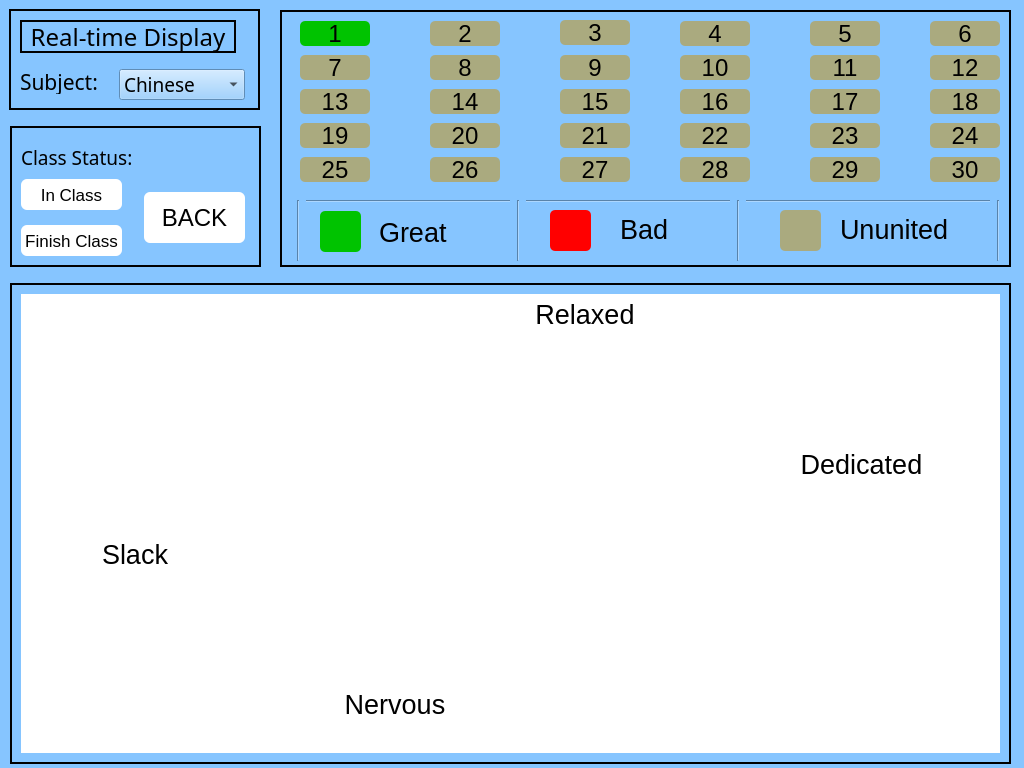
<?xml version="1.0" encoding="UTF-8"?>
<ui version="4.0">
 <class>Teacher_Dialog</class>
 <widget class="QDialog" name="Teacher_Dialog">
  <property name="geometry">
   <rect>
    <x>0</x>
    <y>0</y>
    <width>1024</width>
    <height>768</height>
   </rect>
  </property>
  <property name="windowTitle">
   <string>Dialog</string>
  </property>
  <property name="styleSheet">
   <string notr="true">background-color: rgb(134, 197, 255);</string>
  </property>
  <widget class="QFrame" name="frame">
   <property name="geometry">
    <rect>
     <x>280</x>
     <y>10</y>
     <width>731</width>
     <height>257</height>
    </rect>
   </property>
   <property name="frameShape">
    <enum>QFrame::Box</enum>
   </property>
   <property name="frameShadow">
    <enum>QFrame::Plain</enum>
   </property>
   <property name="lineWidth">
    <number>2</number>
   </property>
   <widget class="QPushButton" name="pushButton">
    <property name="geometry">
     <rect>
      <x>20</x>
      <y>11</y>
      <width>70</width>
      <height>25</height>
     </rect>
    </property>
    <property name="font">
     <font>
      <family>Arial</family>
      <pointsize>18</pointsize>
     </font>
    </property>
    <property name="styleSheet">
     <string notr="true">color:rgb(0,0,0);
	border-radius:5px;
	background-color:rgb(0, 195, 0);
	font-family:Arial;
</string>
    </property>
    <property name="text">
     <string>1</string>
    </property>
   </widget>
   <widget class="QPushButton" name="pushButton_2">
    <property name="geometry">
     <rect>
      <x>150</x>
      <y>11</y>
      <width>70</width>
      <height>25</height>
     </rect>
    </property>
    <property name="font">
     <font>
      <family>Arial</family>
      <pointsize>18</pointsize>
     </font>
    </property>
    <property name="styleSheet">
     <string notr="true">color:rgb(0,0,0);
	border-radius:5px;
background-color: rgb(170, 170, 127);
	font-family:Arial;</string>
    </property>
    <property name="text">
     <string>2</string>
    </property>
   </widget>
   <widget class="QPushButton" name="pushButton_274">
    <property name="geometry">
     <rect>
      <x>650</x>
      <y>113</y>
      <width>70</width>
      <height>25</height>
     </rect>
    </property>
    <property name="font">
     <font>
      <family>Arial</family>
      <pointsize>18</pointsize>
     </font>
    </property>
    <property name="styleSheet">
     <string notr="true">color:rgb(0,0,0);
	border-radius:5px;
background-color: rgb(170, 170, 127);
	font-family:Arial;
</string>
    </property>
    <property name="text">
     <string>24</string>
    </property>
   </widget>
   <widget class="QPushButton" name="pushButton_32">
    <property name="geometry">
     <rect>
      <x>40</x>
      <y>201</y>
      <width>41</width>
      <height>41</height>
     </rect>
    </property>
    <property name="styleSheet">
     <string notr="true">color:rgb(255,255,255);
	border-radius:5px;
	background-color:rgb(0, 195, 0);
	font-family:Arial;
</string>
    </property>
    <property name="text">
     <string/>
    </property>
   </widget>
   <widget class="Line" name="line">
    <property name="geometry">
     <rect>
      <x>19</x>
      <y>181</y>
      <width>701</width>
      <height>20</height>
     </rect>
    </property>
    <property name="orientation">
     <enum>Qt::Horizontal</enum>
    </property>
   </widget>
   <widget class="QLabel" name="label_4">
    <property name="geometry">
     <rect>
      <x>99</x>
      <y>202</y>
      <width>76</width>
      <height>41</height>
     </rect>
    </property>
    <property name="font">
     <font>
      <pointsize>20</pointsize>
      <weight>50</weight>
      <bold>false</bold>
     </font>
    </property>
    <property name="text">
     <string>Great</string>
    </property>
   </widget>
   <widget class="Line" name="line_2">
    <property name="geometry">
     <rect>
      <x>230</x>
      <y>190</y>
      <width>16</width>
      <height>61</height>
     </rect>
    </property>
    <property name="orientation">
     <enum>Qt::Vertical</enum>
    </property>
   </widget>
   <widget class="Line" name="line_7">
    <property name="geometry">
     <rect>
      <x>10</x>
      <y>190</y>
      <width>16</width>
      <height>61</height>
     </rect>
    </property>
    <property name="orientation">
     <enum>Qt::Vertical</enum>
    </property>
   </widget>
   <widget class="Line" name="line_6">
    <property name="geometry">
     <rect>
      <x>710</x>
      <y>190</y>
      <width>16</width>
      <height>61</height>
     </rect>
    </property>
    <property name="orientation">
     <enum>Qt::Vertical</enum>
    </property>
   </widget>
   <widget class="QLabel" name="label_6">
    <property name="geometry">
     <rect>
      <x>340</x>
      <y>199</y>
      <width>53</width>
      <height>41</height>
     </rect>
    </property>
    <property name="font">
     <font>
      <pointsize>20</pointsize>
      <weight>50</weight>
      <bold>false</bold>
     </font>
    </property>
    <property name="text">
     <string>Bad</string>
    </property>
   </widget>
   <widget class="QPushButton" name="pushButton_33">
    <property name="geometry">
     <rect>
      <x>270</x>
      <y>200</y>
      <width>41</width>
      <height>41</height>
     </rect>
    </property>
    <property name="styleSheet">
     <string notr="true">color:rgb(255,255,255);
	border-radius:5px;
	background-color:rgb(255, 0, 0);
	font-family:Arial;
</string>
    </property>
    <property name="text">
     <string/>
    </property>
   </widget>
   <widget class="Line" name="line_5">
    <property name="geometry">
     <rect>
      <x>450</x>
      <y>190</y>
      <width>16</width>
      <height>61</height>
     </rect>
    </property>
    <property name="orientation">
     <enum>Qt::Vertical</enum>
    </property>
   </widget>
   <widget class="QPushButton" name="pushButton_34">
    <property name="geometry">
     <rect>
      <x>500</x>
      <y>200</y>
      <width>41</width>
      <height>41</height>
     </rect>
    </property>
    <property name="styleSheet">
     <string notr="true">color:rgb(255,255,255);
	border-radius:5px;
background-color: rgb(170, 170, 127);
	font-family:Arial;
</string>
    </property>
    <property name="text">
     <string/>
    </property>
   </widget>
   <widget class="QLabel" name="label_7">
    <property name="geometry">
     <rect>
      <x>560</x>
      <y>199</y>
      <width>123</width>
      <height>41</height>
     </rect>
    </property>
    <property name="font">
     <font>
      <pointsize>20</pointsize>
      <weight>50</weight>
      <bold>false</bold>
     </font>
    </property>
    <property name="text">
     <string>Ununited</string>
    </property>
   </widget>
   <widget class="QPushButton" name="pushButton_3">
    <property name="geometry">
     <rect>
      <x>280</x>
      <y>10</y>
      <width>70</width>
      <height>25</height>
     </rect>
    </property>
    <property name="font">
     <font>
      <family>Arial</family>
      <pointsize>18</pointsize>
     </font>
    </property>
    <property name="styleSheet">
     <string notr="true">color:rgb(0,0,0);
	border-radius:5px;
background-color: rgb(170, 170, 127);
	font-family:Arial;
</string>
    </property>
    <property name="text">
     <string>3</string>
    </property>
   </widget>
   <widget class="QPushButton" name="pushButton_9">
    <property name="geometry">
     <rect>
      <x>280</x>
      <y>45</y>
      <width>70</width>
      <height>25</height>
     </rect>
    </property>
    <property name="font">
     <font>
      <family>Arial</family>
      <pointsize>18</pointsize>
     </font>
    </property>
    <property name="styleSheet">
     <string notr="true">color:rgb(0,0,0);
	border-radius:5px;
background-color: rgb(170, 170, 127);
	font-family:Arial;
</string>
    </property>
    <property name="text">
     <string>9</string>
    </property>
   </widget>
   <widget class="QPushButton" name="pushButton_10">
    <property name="geometry">
     <rect>
      <x>400</x>
      <y>45</y>
      <width>70</width>
      <height>25</height>
     </rect>
    </property>
    <property name="font">
     <font>
      <family>Arial</family>
      <pointsize>18</pointsize>
     </font>
    </property>
    <property name="styleSheet">
     <string notr="true">color:rgb(0,0,0);
	border-radius:5px;
background-color: rgb(170, 170, 127);
	font-family:Arial;
</string>
    </property>
    <property name="text">
     <string>10</string>
    </property>
   </widget>
   <widget class="QPushButton" name="pushButton_11">
    <property name="geometry">
     <rect>
      <x>530</x>
      <y>45</y>
      <width>70</width>
      <height>25</height>
     </rect>
    </property>
    <property name="font">
     <font>
      <family>Arial</family>
      <pointsize>18</pointsize>
     </font>
    </property>
    <property name="styleSheet">
     <string notr="true">color:rgb(0,0,0);
	border-radius:5px;
background-color: rgb(170, 170, 127);
	font-family:Arial;
</string>
    </property>
    <property name="text">
     <string>11</string>
    </property>
   </widget>
   <widget class="QPushButton" name="pushButton_12">
    <property name="geometry">
     <rect>
      <x>650</x>
      <y>45</y>
      <width>70</width>
      <height>25</height>
     </rect>
    </property>
    <property name="font">
     <font>
      <family>Arial</family>
      <pointsize>18</pointsize>
     </font>
    </property>
    <property name="styleSheet">
     <string notr="true">color:rgb(0,0,0);
	border-radius:5px;
background-color: rgb(170, 170, 127);
	font-family:Arial;
</string>
    </property>
    <property name="text">
     <string>12</string>
    </property>
   </widget>
   <widget class="QPushButton" name="pushButton_13">
    <property name="geometry">
     <rect>
      <x>400</x>
      <y>11</y>
      <width>70</width>
      <height>25</height>
     </rect>
    </property>
    <property name="font">
     <font>
      <family>Arial</family>
      <pointsize>18</pointsize>
     </font>
    </property>
    <property name="styleSheet">
     <string notr="true">color:rgb(0,0,0);
	border-radius:5px;
background-color: rgb(170, 170, 127);
	font-family:Arial;
</string>
    </property>
    <property name="text">
     <string>4</string>
    </property>
   </widget>
   <widget class="QPushButton" name="pushButton_14">
    <property name="geometry">
     <rect>
      <x>650</x>
      <y>11</y>
      <width>70</width>
      <height>25</height>
     </rect>
    </property>
    <property name="font">
     <font>
      <family>Arial</family>
      <pointsize>18</pointsize>
     </font>
    </property>
    <property name="styleSheet">
     <string notr="true">color:rgb(0,0,0);
	border-radius:5px;
background-color: rgb(170, 170, 127);
	font-family:Arial;
</string>
    </property>
    <property name="text">
     <string>6</string>
    </property>
   </widget>
   <widget class="QPushButton" name="pushButton_18">
    <property name="geometry">
     <rect>
      <x>530</x>
      <y>11</y>
      <width>70</width>
      <height>25</height>
     </rect>
    </property>
    <property name="font">
     <font>
      <family>Arial</family>
      <pointsize>18</pointsize>
     </font>
    </property>
    <property name="styleSheet">
     <string notr="true">color:rgb(0,0,0);
	border-radius:5px;
background-color: rgb(170, 170, 127);
	font-family:Arial;
</string>
    </property>
    <property name="text">
     <string>5</string>
    </property>
   </widget>
   <widget class="QPushButton" name="pushButton_25">
    <property name="geometry">
     <rect>
      <x>20</x>
      <y>45</y>
      <width>70</width>
      <height>25</height>
     </rect>
    </property>
    <property name="font">
     <font>
      <family>Arial</family>
      <pointsize>18</pointsize>
     </font>
    </property>
    <property name="styleSheet">
     <string notr="true">color:rgb(0,0,0);
	border-radius:5px;
background-color: rgb(170, 170, 127);
	font-family:Arial;
</string>
    </property>
    <property name="text">
     <string>7</string>
    </property>
   </widget>
   <widget class="QPushButton" name="pushButton_26">
    <property name="geometry">
     <rect>
      <x>150</x>
      <y>45</y>
      <width>70</width>
      <height>25</height>
     </rect>
    </property>
    <property name="font">
     <font>
      <family>Arial</family>
      <pointsize>18</pointsize>
     </font>
    </property>
    <property name="styleSheet">
     <string notr="true">color:rgb(0,0,0);
	border-radius:5px;
background-color: rgb(170, 170, 127);
	font-family:Arial;
</string>
    </property>
    <property name="text">
     <string>8</string>
    </property>
   </widget>
   <widget class="QPushButton" name="pushButton_30">
    <property name="geometry">
     <rect>
      <x>20</x>
      <y>79</y>
      <width>70</width>
      <height>25</height>
     </rect>
    </property>
    <property name="font">
     <font>
      <family>Arial</family>
      <pointsize>18</pointsize>
     </font>
    </property>
    <property name="styleSheet">
     <string notr="true">color:rgb(0,0,0);
	border-radius:5px;
background-color: rgb(170, 170, 127);
	font-family:Arial;
</string>
    </property>
    <property name="text">
     <string>13</string>
    </property>
   </widget>
   <widget class="QPushButton" name="pushButton_31">
    <property name="geometry">
     <rect>
      <x>150</x>
      <y>79</y>
      <width>70</width>
      <height>25</height>
     </rect>
    </property>
    <property name="font">
     <font>
      <family>Arial</family>
      <pointsize>18</pointsize>
     </font>
    </property>
    <property name="styleSheet">
     <string notr="true">color:rgb(0,0,0);
	border-radius:5px;
background-color: rgb(170, 170, 127);
	font-family:Arial;
</string>
    </property>
    <property name="text">
     <string>14</string>
    </property>
   </widget>
   <widget class="QPushButton" name="pushButton_55">
    <property name="geometry">
     <rect>
      <x>280</x>
      <y>79</y>
      <width>70</width>
      <height>25</height>
     </rect>
    </property>
    <property name="font">
     <font>
      <family>Arial</family>
      <pointsize>18</pointsize>
     </font>
    </property>
    <property name="styleSheet">
     <string notr="true">color:rgb(0,0,0);
	border-radius:5px;
background-color: rgb(170, 170, 127);
	font-family:Arial;
</string>
    </property>
    <property name="text">
     <string>15</string>
    </property>
   </widget>
   <widget class="QPushButton" name="pushButton_72">
    <property name="geometry">
     <rect>
      <x>20</x>
      <y>113</y>
      <width>70</width>
      <height>25</height>
     </rect>
    </property>
    <property name="font">
     <font>
      <family>Arial</family>
      <pointsize>18</pointsize>
     </font>
    </property>
    <property name="styleSheet">
     <string notr="true">color:rgb(0,0,0);
	border-radius:5px;
background-color: rgb(170, 170, 127);
	font-family:Arial;
</string>
    </property>
    <property name="text">
     <string>19</string>
    </property>
   </widget>
   <widget class="QPushButton" name="pushButton_69">
    <property name="geometry">
     <rect>
      <x>400</x>
      <y>79</y>
      <width>70</width>
      <height>25</height>
     </rect>
    </property>
    <property name="font">
     <font>
      <family>Arial</family>
      <pointsize>18</pointsize>
     </font>
    </property>
    <property name="styleSheet">
     <string notr="true">color:rgb(0,0,0);
	border-radius:5px;
background-color: rgb(170, 170, 127);
	font-family:Arial;
</string>
    </property>
    <property name="text">
     <string>16</string>
    </property>
   </widget>
   <widget class="QPushButton" name="pushButton_71">
    <property name="geometry">
     <rect>
      <x>650</x>
      <y>79</y>
      <width>70</width>
      <height>25</height>
     </rect>
    </property>
    <property name="font">
     <font>
      <family>Arial</family>
      <pointsize>18</pointsize>
     </font>
    </property>
    <property name="styleSheet">
     <string notr="true">color:rgb(0,0,0);
	border-radius:5px;
background-color: rgb(170, 170, 127);
	font-family:Arial;
</string>
    </property>
    <property name="text">
     <string>18</string>
    </property>
   </widget>
   <widget class="QPushButton" name="pushButton_74">
    <property name="geometry">
     <rect>
      <x>280</x>
      <y>113</y>
      <width>70</width>
      <height>25</height>
     </rect>
    </property>
    <property name="font">
     <font>
      <family>Arial</family>
      <pointsize>18</pointsize>
     </font>
    </property>
    <property name="styleSheet">
     <string notr="true">color:rgb(0,0,0);
	border-radius:5px;
background-color: rgb(170, 170, 127);
	font-family:Arial;
</string>
    </property>
    <property name="text">
     <string>21</string>
    </property>
   </widget>
   <widget class="QPushButton" name="pushButton_73">
    <property name="geometry">
     <rect>
      <x>150</x>
      <y>113</y>
      <width>70</width>
      <height>25</height>
     </rect>
    </property>
    <property name="font">
     <font>
      <family>Arial</family>
      <pointsize>18</pointsize>
     </font>
    </property>
    <property name="styleSheet">
     <string notr="true">color:rgb(0,0,0);
	border-radius:5px;
background-color: rgb(170, 170, 127);
	font-family:Arial;
</string>
    </property>
    <property name="text">
     <string>20</string>
    </property>
   </widget>
   <widget class="QPushButton" name="pushButton_70">
    <property name="geometry">
     <rect>
      <x>530</x>
      <y>79</y>
      <width>70</width>
      <height>25</height>
     </rect>
    </property>
    <property name="font">
     <font>
      <family>Arial</family>
      <pointsize>18</pointsize>
     </font>
    </property>
    <property name="styleSheet">
     <string notr="true">color:rgb(0,0,0);
	border-radius:5px;
background-color: rgb(170, 170, 127);
	font-family:Arial;
</string>
    </property>
    <property name="text">
     <string>17</string>
    </property>
   </widget>
   <widget class="QPushButton" name="pushButton_75">
    <property name="geometry">
     <rect>
      <x>400</x>
      <y>113</y>
      <width>70</width>
      <height>25</height>
     </rect>
    </property>
    <property name="font">
     <font>
      <family>Arial</family>
      <pointsize>18</pointsize>
     </font>
    </property>
    <property name="styleSheet">
     <string notr="true">color:rgb(0,0,0);
	border-radius:5px;
background-color: rgb(170, 170, 127);
	font-family:Arial;
</string>
    </property>
    <property name="text">
     <string>22</string>
    </property>
   </widget>
   <widget class="QPushButton" name="pushButton_76">
    <property name="geometry">
     <rect>
      <x>530</x>
      <y>113</y>
      <width>70</width>
      <height>25</height>
     </rect>
    </property>
    <property name="font">
     <font>
      <family>Arial</family>
      <pointsize>18</pointsize>
     </font>
    </property>
    <property name="styleSheet">
     <string notr="true">color:rgb(0,0,0);
	border-radius:5px;
background-color: rgb(170, 170, 127);
	font-family:Arial;
</string>
    </property>
    <property name="text">
     <string>23</string>
    </property>
   </widget>
   <widget class="QPushButton" name="pushButton_27">
    <property name="geometry">
     <rect>
      <x>280</x>
      <y>147</y>
      <width>70</width>
      <height>25</height>
     </rect>
    </property>
    <property name="font">
     <font>
      <family>Arial</family>
      <pointsize>18</pointsize>
     </font>
    </property>
    <property name="styleSheet">
     <string notr="true">color:rgb(0,0,0);
	border-radius:5px;
background-color: rgb(170, 170, 127);
	font-family:Arial;
</string>
    </property>
    <property name="text">
     <string>27</string>
    </property>
   </widget>
   <widget class="QPushButton" name="pushButton_78">
    <property name="geometry">
     <rect>
      <x>150</x>
      <y>147</y>
      <width>70</width>
      <height>25</height>
     </rect>
    </property>
    <property name="font">
     <font>
      <family>Arial</family>
      <pointsize>18</pointsize>
     </font>
    </property>
    <property name="styleSheet">
     <string notr="true">color:rgb(0,0,0);
	border-radius:5px;
background-color: rgb(170, 170, 127);
	font-family:Arial;
</string>
    </property>
    <property name="text">
     <string>26</string>
    </property>
   </widget>
   <widget class="QPushButton" name="pushButton_77">
    <property name="geometry">
     <rect>
      <x>20</x>
      <y>147</y>
      <width>70</width>
      <height>25</height>
     </rect>
    </property>
    <property name="font">
     <font>
      <family>Arial</family>
      <pointsize>18</pointsize>
     </font>
    </property>
    <property name="styleSheet">
     <string notr="true">color:rgb(0,0,0);
	border-radius:5px;
background-color: rgb(170, 170, 127);
	font-family:Arial;
</string>
    </property>
    <property name="text">
     <string>25</string>
    </property>
   </widget>
   <widget class="QPushButton" name="pushButton_28">
    <property name="geometry">
     <rect>
      <x>400</x>
      <y>147</y>
      <width>70</width>
      <height>25</height>
     </rect>
    </property>
    <property name="font">
     <font>
      <family>Arial</family>
      <pointsize>18</pointsize>
     </font>
    </property>
    <property name="styleSheet">
     <string notr="true">color:rgb(0,0,0);
	border-radius:5px;
background-color: rgb(170, 170, 127);
	font-family:Arial;
</string>
    </property>
    <property name="text">
     <string>28</string>
    </property>
   </widget>
   <widget class="QPushButton" name="pushButton_29">
    <property name="geometry">
     <rect>
      <x>530</x>
      <y>147</y>
      <width>70</width>
      <height>25</height>
     </rect>
    </property>
    <property name="font">
     <font>
      <family>Arial</family>
      <pointsize>18</pointsize>
     </font>
    </property>
    <property name="styleSheet">
     <string notr="true">color:rgb(0,0,0);
	border-radius:5px;
background-color: rgb(170, 170, 127);
	font-family:Arial;
</string>
    </property>
    <property name="text">
     <string>29</string>
    </property>
   </widget>
   <widget class="QPushButton" name="pushButton_35">
    <property name="geometry">
     <rect>
      <x>650</x>
      <y>147</y>
      <width>70</width>
      <height>25</height>
     </rect>
    </property>
    <property name="font">
     <font>
      <family>Arial</family>
      <pointsize>18</pointsize>
     </font>
    </property>
    <property name="styleSheet">
     <string notr="true">color:rgb(0,0,0);
	border-radius:5px;
background-color: rgb(170, 170, 127);
	font-family:Arial;
</string>
    </property>
    <property name="text">
     <string>30</string>
    </property>
   </widget>
  </widget>
  <widget class="QFrame" name="frame_3">
   <property name="geometry">
    <rect>
     <x>9</x>
     <y>9</y>
     <width>251</width>
     <height>101</height>
    </rect>
   </property>
   <property name="frameShape">
    <enum>QFrame::Box</enum>
   </property>
   <property name="frameShadow">
    <enum>QFrame::Plain</enum>
   </property>
   <property name="lineWidth">
    <number>2</number>
   </property>
   <widget class="QLabel" name="label">
    <property name="geometry">
     <rect>
      <x>11</x>
      <y>11</y>
      <width>216</width>
      <height>33</height>
     </rect>
    </property>
    <property name="font">
     <font>
      <family>Sans Serif</family>
      <pointsize>18</pointsize>
      <weight>50</weight>
      <italic>false</italic>
      <bold>false</bold>
     </font>
    </property>
    <property name="styleSheet">
     <string notr="true">font: 18pt &quot;Sans Serif&quot;;
color: rgb(0, 0, 0);
</string>
    </property>
    <property name="frameShape">
     <enum>QFrame::Box</enum>
    </property>
    <property name="lineWidth">
     <number>2</number>
    </property>
    <property name="text">
     <string>Real-time Display</string>
    </property>
    <property name="alignment">
     <set>Qt::AlignCenter</set>
    </property>
   </widget>
   <widget class="QLabel" name="label_5">
    <property name="geometry">
     <rect>
      <x>11</x>
      <y>60</y>
      <width>86</width>
      <height>25</height>
     </rect>
    </property>
    <property name="font">
     <font>
      <family>Sans Serif</family>
      <pointsize>16</pointsize>
      <weight>50</weight>
      <italic>false</italic>
      <bold>false</bold>
     </font>
    </property>
    <property name="styleSheet">
     <string notr="true">font: 16pt &quot;Sans Serif&quot;;</string>
    </property>
    <property name="text">
     <string>Subject:</string>
    </property>
   </widget>
   <widget class="QComboBox" name="comboBox">
    <property name="geometry">
     <rect>
      <x>110</x>
      <y>60</y>
      <width>126</width>
      <height>31</height>
     </rect>
    </property>
    <property name="font">
     <font>
      <family>Sans Serif</family>
      <pointsize>14</pointsize>
      <weight>50</weight>
      <italic>false</italic>
      <bold>false</bold>
     </font>
    </property>
    <property name="styleSheet">
     <string notr="true">
font: 14pt &quot;Sans Serif&quot;;</string>
    </property>
    <property name="frame">
     <bool>true</bool>
    </property>
    <item>
     <property name="text">
      <string>Chinese</string>
     </property>
    </item>
    <item>
     <property name="text">
      <string>Math</string>
     </property>
    </item>
    <item>
     <property name="text">
      <string>English</string>
     </property>
    </item>
    <item>
     <property name="text">
      <string>Physics</string>
     </property>
    </item>
    <item>
     <property name="text">
      <string>Chemistry</string>
     </property>
    </item>
    <item>
     <property name="text">
      <string>Biology</string>
     </property>
    </item>
   </widget>
  </widget>
  <widget class="QFrame" name="frame_2">
   <property name="geometry">
    <rect>
     <x>10</x>
     <y>283</y>
     <width>1001</width>
     <height>481</height>
    </rect>
   </property>
   <property name="frameShape">
    <enum>QFrame::Box</enum>
   </property>
   <property name="frameShadow">
    <enum>QFrame::Plain</enum>
   </property>
   <property name="lineWidth">
    <number>2</number>
   </property>
   <layout class="QGridLayout" name="gridLayout_2">
    <item row="0" column="0">
     <widget class="QwtPlot" name="qwtPlot">
      <property name="styleSheet">
       <string notr="true">background-color: rgb(255, 255, 255);</string>
      </property>
      <property name="canvasBackground">
       <brush brushstyle="SolidPattern">
        <color alpha="255">
         <red>255</red>
         <green>255</green>
         <blue>255</blue>
        </color>
       </brush>
      </property>
      <widget class="QLabel" name="label_13">
       <property name="geometry">
        <rect>
         <x>770</x>
         <y>150</y>
         <width>141</width>
         <height>41</height>
        </rect>
       </property>
       <property name="font">
        <font>
         <pointsize>20</pointsize>
        </font>
       </property>
       <property name="text">
        <string>Dedicated</string>
       </property>
       <property name="alignment">
        <set>Qt::AlignCenter</set>
       </property>
      </widget>
      <widget class="QLabel" name="label_14">
       <property name="geometry">
        <rect>
         <x>60</x>
         <y>240</y>
         <width>108</width>
         <height>41</height>
        </rect>
       </property>
       <property name="font">
        <font>
         <pointsize>20</pointsize>
        </font>
       </property>
       <property name="text">
        <string>Slack</string>
       </property>
       <property name="alignment">
        <set>Qt::AlignCenter</set>
       </property>
      </widget>
      <widget class="QLabel" name="label_15">
       <property name="geometry">
        <rect>
         <x>510</x>
         <y>0</y>
         <width>108</width>
         <height>41</height>
        </rect>
       </property>
       <property name="font">
        <font>
         <pointsize>20</pointsize>
        </font>
       </property>
       <property name="text">
        <string>Relaxed</string>
       </property>
       <property name="alignment">
        <set>Qt::AlignCenter</set>
       </property>
      </widget>
      <widget class="QLabel" name="label_16">
       <property name="geometry">
        <rect>
         <x>320</x>
         <y>390</y>
         <width>108</width>
         <height>41</height>
        </rect>
       </property>
       <property name="font">
        <font>
         <pointsize>20</pointsize>
        </font>
       </property>
       <property name="text">
        <string>Nervous</string>
       </property>
       <property name="alignment">
        <set>Qt::AlignCenter</set>
       </property>
      </widget>
     </widget>
    </item>
   </layout>
  </widget>
  <widget class="QFrame" name="frame_5">
   <property name="geometry">
    <rect>
     <x>10</x>
     <y>126</y>
     <width>251</width>
     <height>141</height>
    </rect>
   </property>
   <property name="frameShape">
    <enum>QFrame::Box</enum>
   </property>
   <property name="frameShadow">
    <enum>QFrame::Plain</enum>
   </property>
   <property name="lineWidth">
    <number>2</number>
   </property>
   <widget class="QPushButton" name="pushButton_begin">
    <property name="geometry">
     <rect>
      <x>11</x>
      <y>53</y>
      <width>101</width>
      <height>31</height>
     </rect>
    </property>
    <property name="minimumSize">
     <size>
      <width>0</width>
      <height>0</height>
     </size>
    </property>
    <property name="font">
     <font>
      <family>Arial</family>
      <pointsize>13</pointsize>
      <weight>50</weight>
      <italic>false</italic>
      <bold>false</bold>
     </font>
    </property>
    <property name="styleSheet">
     <string notr="true">color:rgb(255,255,255);
font: 13pt &quot;Sans Serif&quot;;
	border-radius:6px;
	background-color:rgb(255,255,255);
color: rgb(0, 0, 0);
	font-family:Arial;
</string>
    </property>
    <property name="text">
     <string>In Class</string>
    </property>
   </widget>
   <widget class="QPushButton" name="pushButton_begin_2">
    <property name="geometry">
     <rect>
      <x>11</x>
      <y>99</y>
      <width>101</width>
      <height>31</height>
     </rect>
    </property>
    <property name="minimumSize">
     <size>
      <width>0</width>
      <height>0</height>
     </size>
    </property>
    <property name="font">
     <font>
      <family>Arial</family>
      <pointsize>13</pointsize>
      <weight>50</weight>
      <italic>false</italic>
      <bold>false</bold>
     </font>
    </property>
    <property name="styleSheet">
     <string notr="true">color:rgb(255,255,255);
font: 13pt &quot;Sans Serif&quot;;
	border-radius:6px;
	background-color:rgb(255,255,255);
color: rgb(0, 0, 0);
	font-family:Arial;
</string>
    </property>
    <property name="text">
     <string>Finish Class</string>
    </property>
   </widget>
   <widget class="QPushButton" name="pushButton_back">
    <property name="geometry">
     <rect>
      <x>134</x>
      <y>66</y>
      <width>101</width>
      <height>51</height>
     </rect>
    </property>
    <property name="minimumSize">
     <size>
      <width>0</width>
      <height>0</height>
     </size>
    </property>
    <property name="font">
     <font>
      <family>Arial</family>
      <pointsize>18</pointsize>
      <weight>50</weight>
      <bold>false</bold>
     </font>
    </property>
    <property name="styleSheet">
     <string notr="true">color:rgb(255,255,255);
	border-radius:6px;
	background-color:rgb(255,255,255);
color: rgb(0, 0, 0);
	font-family:Arial;
</string>
    </property>
    <property name="text">
     <string>BACK</string>
    </property>
   </widget>
   <widget class="QLabel" name="label_9">
    <property name="geometry">
     <rect>
      <x>11</x>
      <y>11</y>
      <width>123</width>
      <height>41</height>
     </rect>
    </property>
    <property name="font">
     <font>
      <family>Sans Serif</family>
      <pointsize>14</pointsize>
      <weight>50</weight>
      <italic>false</italic>
      <bold>false</bold>
     </font>
    </property>
    <property name="styleSheet">
     <string notr="true">font: 14pt &quot;Sans Serif&quot;;</string>
    </property>
    <property name="text">
     <string>Class Status:</string>
    </property>
   </widget>
   <widget class="QLabel" name="label_status">
    <property name="geometry">
     <rect>
      <x>140</x>
      <y>11</y>
      <width>101</width>
      <height>41</height>
     </rect>
    </property>
    <property name="font">
     <font>
      <family>Sans Serif</family>
      <pointsize>13</pointsize>
      <weight>50</weight>
      <italic>false</italic>
      <bold>false</bold>
     </font>
    </property>
    <property name="styleSheet">
     <string notr="true">font: 13pt &quot;Sans Serif&quot;;</string>
    </property>
    <property name="text">
     <string/>
    </property>
   </widget>
  </widget>
  <zorder>frame</zorder>
  <zorder>frame_3</zorder>
  <zorder>frame_2</zorder>
  <zorder>qwtPlot</zorder>
  <zorder>frame_5</zorder>
 </widget>
 <customwidgets>
  <customwidget>
   <class>QwtPlot</class>
   <extends>QFrame</extends>
   <header>qwt_plot.h</header>
   <container>1</container>
  </customwidget>
 </customwidgets>
 <resources/>
 <connections/>
</ui>
